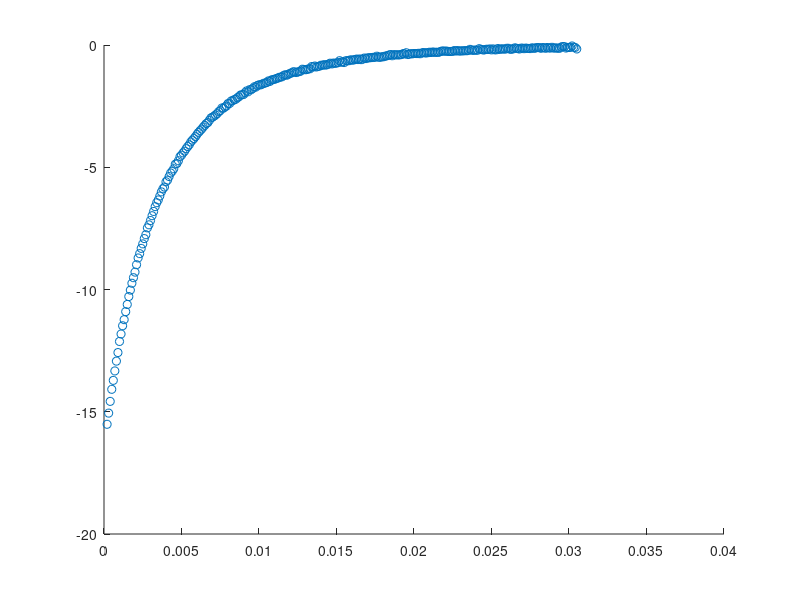

Write MATLAB code to recreate this figure. (Note: this script raises an error after producing the figure.)
clc, clear, close, figure;

%% F
load('Fs.mat')

data_y = Fs;
data_x = z_pos;
to_x = z_pos(end);


n = size(data_x, 1);

% subplot(1, 1, 1)
% plot(data_x, [data_y, avg])
scatter(data_x, data_y)
hold on
f = fit(data_x, data_y, 'rat03', 'Upper', [-1 Inf Inf Inf], 'Lower', [-1 -Inf -Inf -Inf])
fplot(f, [0, to_x])
hold off
% legend('poly4', 'exp1', 'exp2', 'Location', 'southeast')




